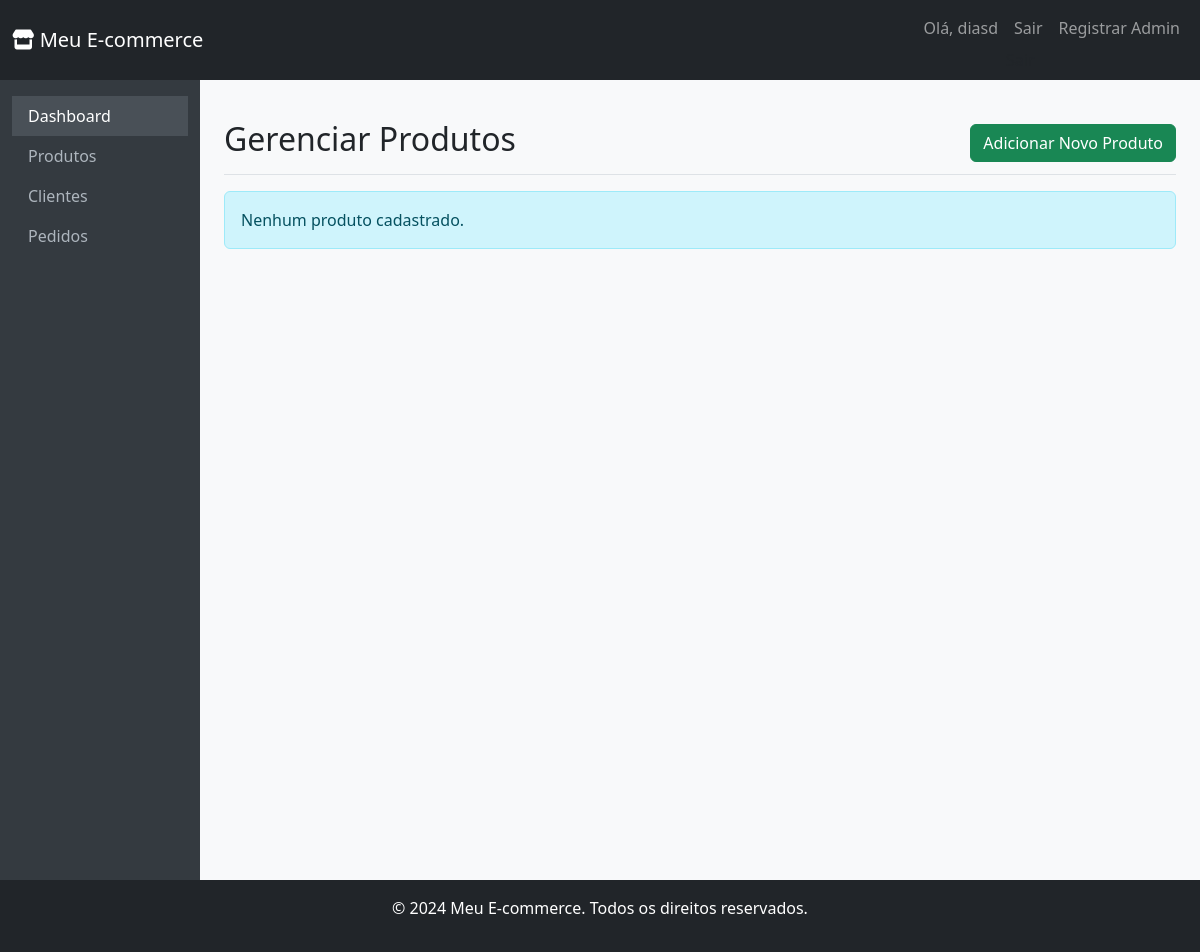
/produtos/admin/ (signed in), run on an earlier commit of the app's database.
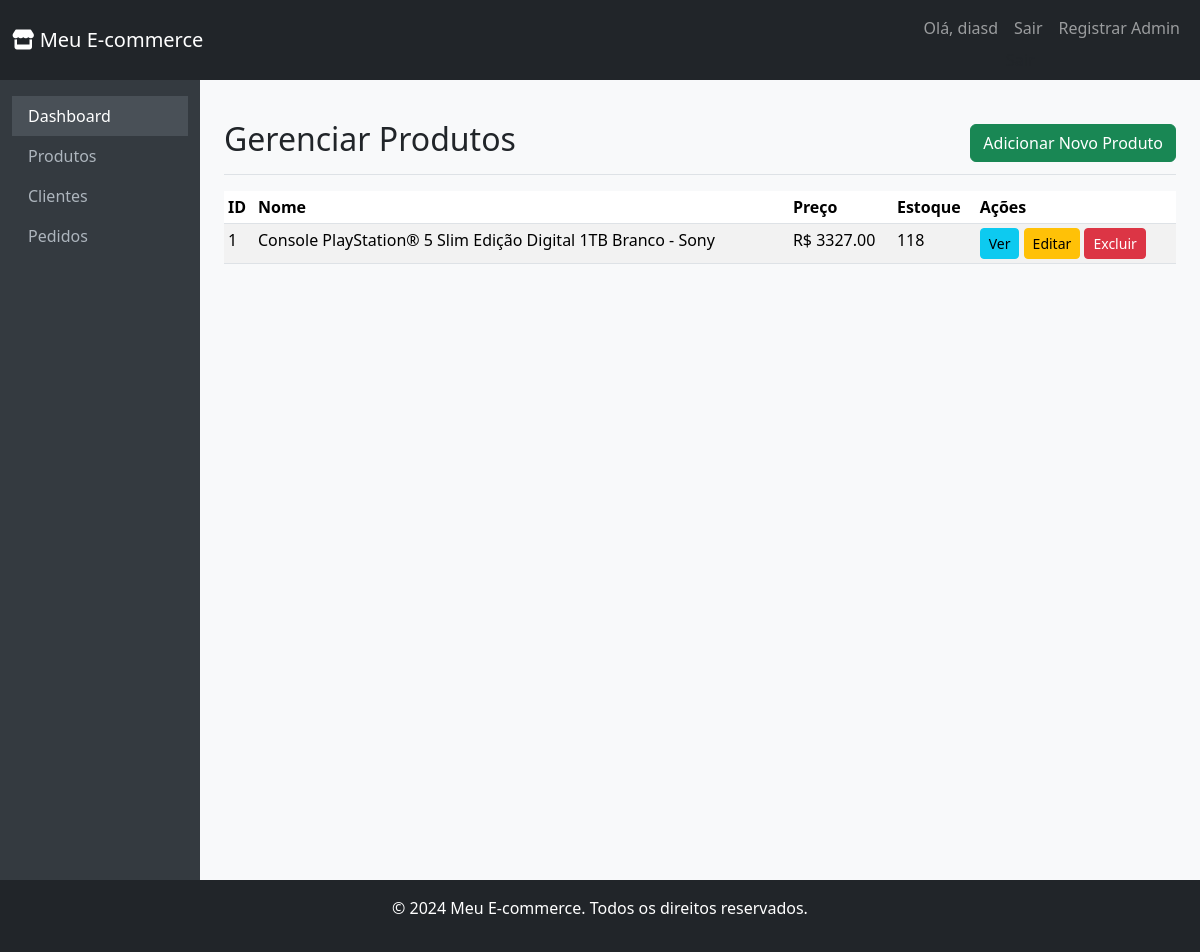
And on a later commit of the database.
### app/models.py (models this page shows, shortened)
class Produto(models.Model):
    nome = models.CharField(max_length=200)
    descricao = models.TextField()
    preco = models.DecimalField(max_digits=10, decimal_places=2)
    estoque = models.IntegerField()
    imagem = models.ImageField(upload_to='produtos/', blank=True, null=True)

### app/views.py (the view)
# urls.py: path('produtos/admin/', views.listar_produtos_admin, name='listar_produtos_admin'),
@login_required
@user_passes_test(is_superuser, login_url='/accounts/login/')
def listar_produtos_admin(request):
    produtos = Produto.objects.all()
    return render(request, 'loja/produtos_admin.html', {'produtos': produtos})

### app/views.py (called while the page is built)
def is_superuser(user):
    return user.is_superuser

### app/templates/loja/produtos_admin.html (shortened to what this page needs)
{% extends 'base.html' %}
{% block content %}
    <div class="d-flex justify-content-between flex-wrap flex-md-nowrap align-items-center pt-3 pb-2 mb-3 border-bottom">
        <h1 class="h2">Gerenciar Produtos</h1>
        <div class="btn-toolbar mb-2 mb-md-0">
            <a href="{% url 'criar_produto' %}" class="btn btn-success">Adicionar Novo Produto</a>
        </div>
    </div>
    {% if produtos %}
        <div class="table-responsive">
            <table class="table table-striped table-sm">
                <thead>
                    <tr>
                        <th>ID</th>
                        <th>Nome</th>
                        <th>Preço</th>
                        <th>Estoque</th>
                        <th>Ações</th>
                    </tr>
                </thead>
                <tbody>
                    {% for produto in produtos %}
                        <tr>
                            <td>{{ produto.pk }}</td>
                            <td>{{ produto.nome }}</td>
                            <td>R$ {{ produto.preco|floatformat:2 }}</td>
                            <td>{{ produto.estoque }}</td>
                            <td>
                                <a href="{% url 'detalhar_produto' pk=produto.pk %}" class="btn btn-info btn-sm">Ver</a>
                                <a href="{% url 'editar_produto' pk=produto.pk %}" class="btn btn-warning btn-sm">Editar</a>
                                <a href="{% url 'excluir_produto' pk=produto.pk %}" class="btn btn-danger btn-sm">Excluir</a>
                            </td>
                        </tr>
                    {% endfor %}
                </tbody>
            </table>
        </div>
    {% else %}
        <div class="alert alert-info" role="alert">
            Nenhum produto cadastrado.
        </div>
    {% endif %}
{% endblock %}

What changed in the data, as far as the page shows it:
added Produto: pk "1", nome "Console PlayStation® 5 Slim Edição Digital 1TB Branco - Sony", preco "3327.00", estoque "118"
Also different on the page:
text no longer shown: "Nenhum produto cadastrado."
text now shown: "ID Nome Preço Estoque Ações"
